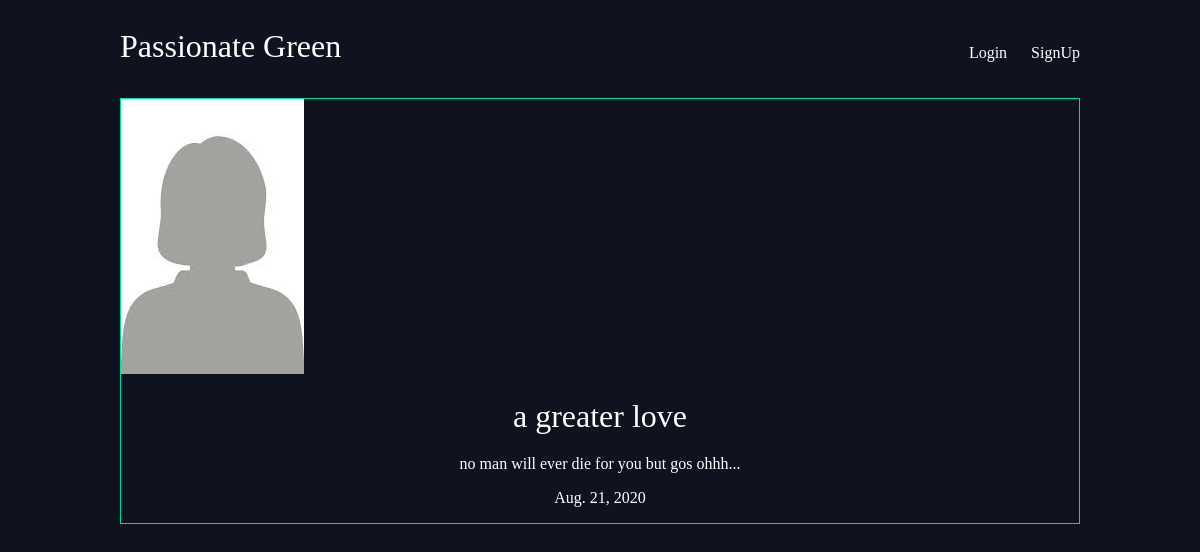
The app's page /articles/a-greater-love with its own data.
### articles/models.py (models this page shows, shortened)
class Article(models.Model):
	title = models.CharField(max_length=100)
	slug = models.SlugField(null=False,unique=True)
	body = models.TextField()
	date = models.DateField(auto_now_add=True)
	thumb = models.ImageField(default='default.jpg',blank=True)
	author = models.ForeignKey(User,default=None,on_delete=models.CASCADE)

### articles/views.py (the view)
# urls.py: path('<slug:slug>', views.article_detail, name='detail'),
def article_detail(request,slug):
	article = Article.objects.get(slug=slug)
	return render(request,'articles/article_detail.html',{'article':article})

### articles/templates/articles/article_detail.html
{% extends 'base.html' %}
{% block content %}
	<div class=article-detail>
		<div class='article'>
			<img src="{{ article.thumb.url }}">
			<h2>{{ article.title }}</h2>
			<p>{{ article.body }}</p>
			<p>{{ article.date }}</p>
		</div>
	</div>
{% endblock %}

### assets/style.css (style rules this page uses)
body { background-color: #0f121f; background-image: ; background-repeat-y:no-repeat; color: #fff; }
h1,h2,h3,h4,h5 { font-weight: normal; margin:0; }
body { background-color: #0f121f; background-repeat-y:no-repeat; color: #fff; }
.article { padding:10px; border:1px solid #00dba0; position:relative; padding-bottom:40px; }
.article h2 { font-size:1.9em; }
.article-detail .article { padding: 0; }
.article-detail .article img { max-width: 100%; }
.article-detail .article h2 { text-align:center; margin:20px auto; font-size:2em; }
.article-detail .article p { text-align:center; }

### records on screen
Article: thumb (picture), title "a greater love", body "no man will ever die for you but gos ohhh...", date "Aug. 21, 2020"
